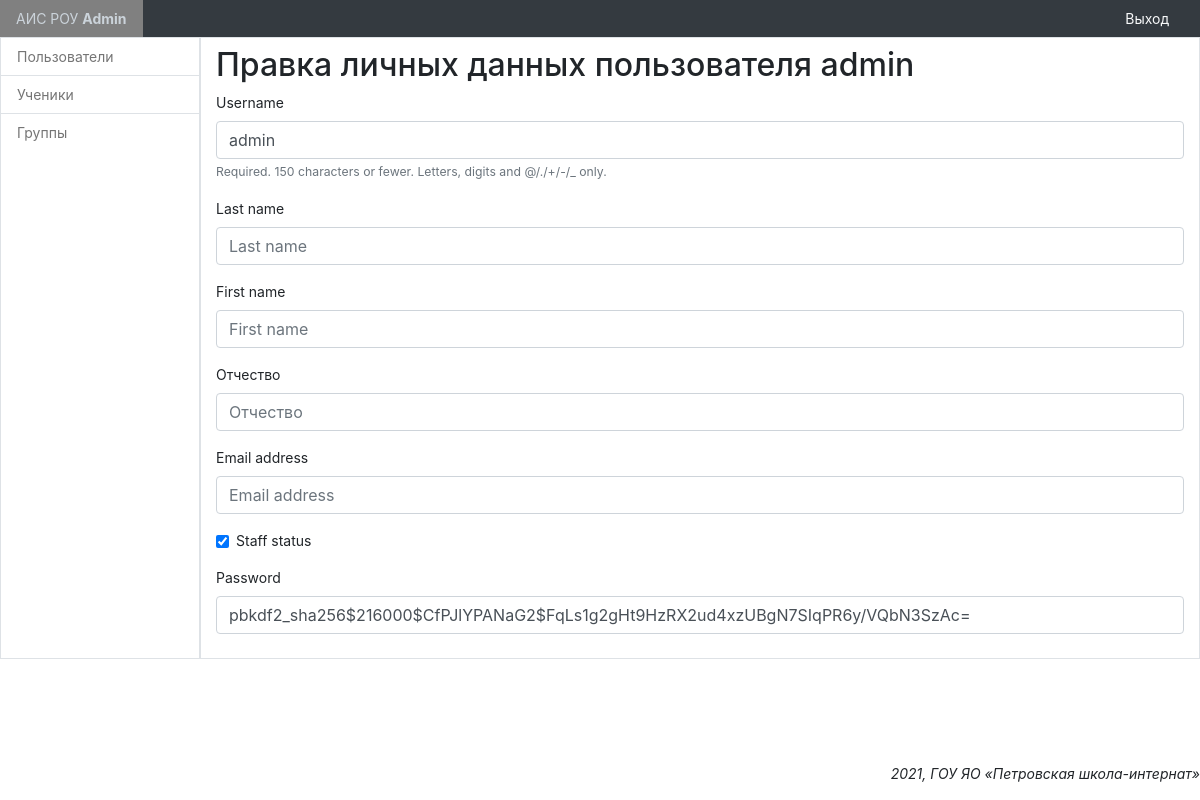
The app's page /admin_panel/accounts/profile/change/1/ (signed in) with its own data.
### main/models.py (models this page shows, shortened)
class CustomUser(AbstractUser):
    patronymic = models.CharField('Отчество', max_length=50, blank=True, null=True)
    class Meta(AbstractUser.Meta):
        pass

### admin_panel/views.py (the view)
# urls.py: path('accounts/profile/change/<int:id>/', SDChangeUserInfoView.as_view(), name='user_change'),
class SDChangeUserInfoView(SuccessMessageMixin, LoginRequiredMixin, UpdateView):
    model = CustomUser
    template_name = 'admin_panel/change_user_info.html'
    form_class = ChangeUserInfoForm
    success_url = reverse_lazy('admin_panel:users')
    success_message = 'Данные сохранены'
    def get_object(self, queryset=None):
        if not queryset:
            queryset = self.get_queryset()
        return get_object_or_404(queryset, pk=self.kwargs['id'])

### admin_panel/forms.py
class ChangeUserInfoForm(forms.ModelForm):
    class Meta:
        model = CustomUser
        fields = ('username', 'last_name', 'first_name', 'patronymic', 'email', 'is_staff', 'password',)

### templates/admin_panel/change_user_info.html (shortened to what this page needs)
{% extends 'layout/base_admin.html' %}
{% load bootstrap4 %}
{% block content %}
    <h2>Правка личных данных пользователя {{ customuser.username }}</h2>
    <form method="post">
        {% bootstrap_form form layout='horizontal' %}
    </form>
{% endblock %}

### static/admin_panel/css/dashboard.css (style rules this page uses)
body { font-size: .875rem; }

### records on screen
CustomUser: username "admin", is_staff "☑", password "pbkdf2_sha256$216000$CfPJlYPANaG2$FqLs1g2gHt9HzRX2ud4xzUBgN7SIqPR6y/VQbN3SzAc="
